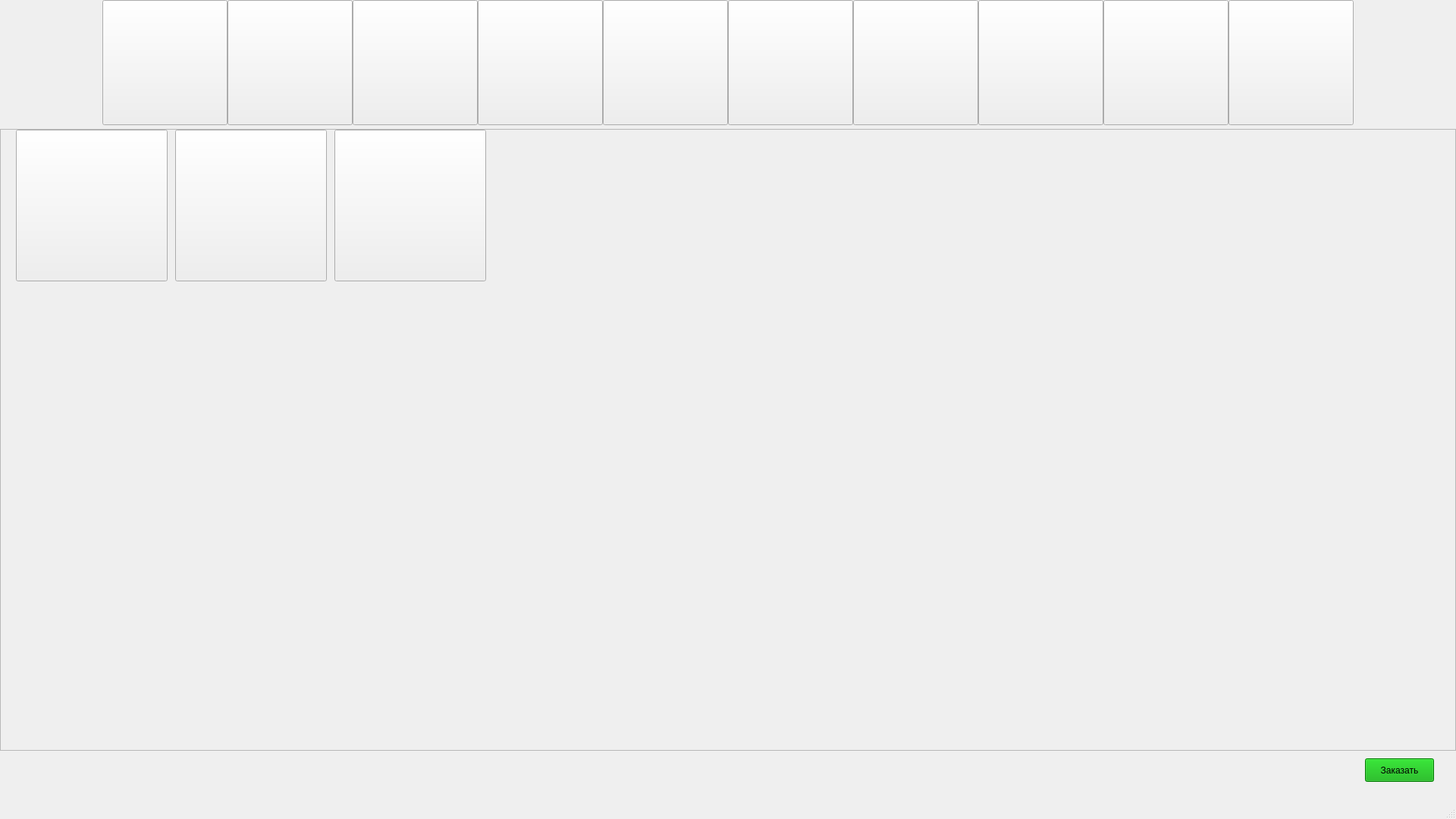
<?xml version="1.0" encoding="UTF-8"?>
<ui version="4.0">
 <class>MainWindow</class>
 <widget class="QMainWindow" name="MainWindow">
  <property name="geometry">
   <rect>
    <x>0</x>
    <y>0</y>
    <width>1920</width>
    <height>1080</height>
   </rect>
  </property>
  <property name="windowTitle">
   <string>MainWindow</string>
  </property>
  <property name="animated">
   <bool>true</bool>
  </property>
  <widget class="QWidget" name="centralwidget">
   <widget class="QPushButton" name="breakfast">
    <property name="geometry">
     <rect>
      <x>135</x>
      <y>0</y>
      <width>165</width>
      <height>165</height>
     </rect>
    </property>
    <property name="text">
     <string/>
    </property>
    <property name="icon">
     <iconset>
      <normaloff>breakfast_300x300 category-panel-left-desktop.jpeg</normaloff>breakfast_300x300 category-panel-left-desktop.jpeg</iconset>
    </property>
    <property name="iconSize">
     <size>
      <width>300</width>
      <height>300</height>
     </size>
    </property>
    <property name="shortcut">
     <string/>
    </property>
    <property name="autoDefault">
     <bool>false</bool>
    </property>
    <property name="default">
     <bool>false</bool>
    </property>
    <property name="flat">
     <bool>false</bool>
    </property>
   </widget>
   <widget class="QPushButton" name="burgers">
    <property name="geometry">
     <rect>
      <x>300</x>
      <y>0</y>
      <width>165</width>
      <height>165</height>
     </rect>
    </property>
    <property name="text">
     <string/>
    </property>
    <property name="icon">
     <iconset>
      <normaloff>burgers_300x300 category-panel-left-desktop.jpeg</normaloff>burgers_300x300 category-panel-left-desktop.jpeg</iconset>
    </property>
    <property name="iconSize">
     <size>
      <width>300</width>
      <height>300</height>
     </size>
    </property>
    <property name="shortcut">
     <string/>
    </property>
    <property name="autoDefault">
     <bool>false</bool>
    </property>
    <property name="default">
     <bool>false</bool>
    </property>
   </widget>
   <widget class="QPushButton" name="ChickenFishSandwiches">
    <property name="geometry">
     <rect>
      <x>465</x>
      <y>0</y>
      <width>165</width>
      <height>165</height>
     </rect>
    </property>
    <property name="text">
     <string/>
    </property>
    <property name="icon">
     <iconset>
      <normaloff>nav_chickenfishsandwiches_160x160 category-panel-left-desktop.jpeg</normaloff>nav_chickenfishsandwiches_160x160 category-panel-left-desktop.jpeg</iconset>
    </property>
    <property name="iconSize">
     <size>
      <width>300</width>
      <height>300</height>
     </size>
    </property>
    <property name="shortcut">
     <string/>
    </property>
    <property name="autoDefault">
     <bool>false</bool>
    </property>
    <property name="default">
     <bool>false</bool>
    </property>
   </widget>
   <widget class="QPushButton" name="McNuggetsAndMeals">
    <property name="geometry">
     <rect>
      <x>630</x>
      <y>0</y>
      <width>165</width>
      <height>165</height>
     </rect>
    </property>
    <property name="text">
     <string/>
    </property>
    <property name="icon">
     <iconset>
      <normaloff>nav_mcnuggetscombo_160x160 category-panel-left-desktop.jpeg</normaloff>nav_mcnuggetscombo_160x160 category-panel-left-desktop.jpeg</iconset>
    </property>
    <property name="iconSize">
     <size>
      <width>300</width>
      <height>300</height>
     </size>
    </property>
    <property name="shortcut">
     <string/>
    </property>
    <property name="autoDefault">
     <bool>false</bool>
    </property>
    <property name="default">
     <bool>false</bool>
    </property>
   </widget>
   <widget class="QPushButton" name="HappyMeal">
    <property name="geometry">
     <rect>
      <x>960</x>
      <y>0</y>
      <width>165</width>
      <height>165</height>
     </rect>
    </property>
    <property name="text">
     <string/>
    </property>
    <property name="icon">
     <iconset>
      <normaloff>nav_happy_meal_160x160 category-panel-left-desktop.jpeg</normaloff>nav_happy_meal_160x160 category-panel-left-desktop.jpeg</iconset>
    </property>
    <property name="iconSize">
     <size>
      <width>300</width>
      <height>300</height>
     </size>
    </property>
    <property name="shortcut">
     <string/>
    </property>
    <property name="autoDefault">
     <bool>false</bool>
    </property>
    <property name="default">
     <bool>false</bool>
    </property>
   </widget>
   <widget class="QPushButton" name="FriesSides">
    <property name="geometry">
     <rect>
      <x>795</x>
      <y>0</y>
      <width>165</width>
      <height>165</height>
     </rect>
    </property>
    <property name="text">
     <string/>
    </property>
    <property name="icon">
     <iconset>
      <normaloff>snacks_sides_300x300 category-panel-left-desktop.jpeg</normaloff>snacks_sides_300x300 category-panel-left-desktop.jpeg</iconset>
    </property>
    <property name="iconSize">
     <size>
      <width>300</width>
      <height>300</height>
     </size>
    </property>
    <property name="shortcut">
     <string/>
    </property>
    <property name="autoDefault">
     <bool>false</bool>
    </property>
    <property name="default">
     <bool>false</bool>
    </property>
   </widget>
   <widget class="QPushButton" name="McCafeCoffees">
    <property name="geometry">
     <rect>
      <x>1125</x>
      <y>0</y>
      <width>165</width>
      <height>165</height>
     </rect>
    </property>
    <property name="text">
     <string/>
    </property>
    <property name="icon">
     <iconset>
      <normaloff>mccafe_300x300 category-panel-left-desktop.jpeg</normaloff>mccafe_300x300 category-panel-left-desktop.jpeg</iconset>
    </property>
    <property name="iconSize">
     <size>
      <width>300</width>
      <height>300</height>
     </size>
    </property>
    <property name="shortcut">
     <string/>
    </property>
    <property name="autoDefault">
     <bool>false</bool>
    </property>
    <property name="default">
     <bool>false</bool>
    </property>
   </widget>
   <widget class="QPushButton" name="McCafeBakery">
    <property name="geometry">
     <rect>
      <x>1290</x>
      <y>0</y>
      <width>165</width>
      <height>165</height>
     </rect>
    </property>
    <property name="text">
     <string/>
    </property>
    <property name="icon">
     <iconset>
      <normaloff>Menu_LeftRail_mcd-160x160 category-panel-left-desktop.jpeg</normaloff>Menu_LeftRail_mcd-160x160 category-panel-left-desktop.jpeg</iconset>
    </property>
    <property name="iconSize">
     <size>
      <width>300</width>
      <height>300</height>
     </size>
    </property>
    <property name="shortcut">
     <string/>
    </property>
    <property name="autoDefault">
     <bool>false</bool>
    </property>
    <property name="default">
     <bool>false</bool>
    </property>
   </widget>
   <widget class="QPushButton" name="SweetsTreats">
    <property name="geometry">
     <rect>
      <x>1455</x>
      <y>0</y>
      <width>165</width>
      <height>165</height>
     </rect>
    </property>
    <property name="text">
     <string/>
    </property>
    <property name="icon">
     <iconset>
      <normaloff>desserts_shakes_300x300 category-panel-left-desktop.jpeg</normaloff>desserts_shakes_300x300 category-panel-left-desktop.jpeg</iconset>
    </property>
    <property name="iconSize">
     <size>
      <width>300</width>
      <height>300</height>
     </size>
    </property>
    <property name="shortcut">
     <string/>
    </property>
    <property name="autoDefault">
     <bool>false</bool>
    </property>
    <property name="default">
     <bool>false</bool>
    </property>
   </widget>
   <widget class="QPushButton" name="beverages">
    <property name="geometry">
     <rect>
      <x>1620</x>
      <y>0</y>
      <width>165</width>
      <height>165</height>
     </rect>
    </property>
    <property name="text">
     <string/>
    </property>
    <property name="icon">
     <iconset>
      <normaloff>drinks_300x300 category-panel-left-desktop.jpeg</normaloff>drinks_300x300 category-panel-left-desktop.jpeg</iconset>
    </property>
    <property name="iconSize">
     <size>
      <width>300</width>
      <height>300</height>
     </size>
    </property>
    <property name="shortcut">
     <string/>
    </property>
    <property name="autoDefault">
     <bool>false</bool>
    </property>
    <property name="default">
     <bool>false</bool>
    </property>
   </widget>
   <widget class="QScrollArea" name="scrollArea">
    <property name="geometry">
     <rect>
      <x>0</x>
      <y>170</y>
      <width>1920</width>
      <height>820</height>
     </rect>
    </property>
    <property name="widgetResizable">
     <bool>true</bool>
    </property>
    <widget class="QWidget" name="scrollAreaWidgetContents">
     <property name="geometry">
      <rect>
       <x>0</x>
       <y>0</y>
       <width>1918</width>
       <height>818</height>
      </rect>
     </property>
     <widget class="QPushButton" name="AppleFritter">
      <property name="geometry">
       <rect>
        <x>20</x>
        <y>0</y>
        <width>200</width>
        <height>200</height>
       </rect>
      </property>
      <property name="text">
       <string notr="true"/>
      </property>
      <property name="icon">
       <iconset>
        <normaloff>t-apple-fritter-bakery 1-4-product-tile-desktop.jpeg</normaloff>t-apple-fritter-bakery 1-4-product-tile-desktop.jpeg</iconset>
      </property>
      <property name="iconSize">
       <size>
        <width>200</width>
        <height>200</height>
       </size>
      </property>
     </widget>
     <widget class="QPushButton" name="CinnamonRollWithCreamCheeseIcing">
      <property name="geometry">
       <rect>
        <x>440</x>
        <y>0</y>
        <width>200</width>
        <height>200</height>
       </rect>
      </property>
      <property name="text">
       <string notr="true"/>
      </property>
      <property name="icon">
       <iconset>
        <normaloff>t-cinnamon-roll-mcbakery 1-4-product-tile-desktop.jpeg</normaloff>t-cinnamon-roll-mcbakery 1-4-product-tile-desktop.jpeg</iconset>
      </property>
      <property name="iconSize">
       <size>
        <width>200</width>
        <height>200</height>
       </size>
      </property>
     </widget>
     <widget class="QPushButton" name="BlueberryMuffin">
      <property name="geometry">
       <rect>
        <x>230</x>
        <y>0</y>
        <width>200</width>
        <height>200</height>
       </rect>
      </property>
      <property name="text">
       <string notr="true"/>
      </property>
      <property name="icon">
       <iconset>
        <normaloff>t-blueberry-muffin-bakery-mcd 1-4-product-tile-desktop.jpeg</normaloff>t-blueberry-muffin-bakery-mcd 1-4-product-tile-desktop.jpeg</iconset>
      </property>
      <property name="iconSize">
       <size>
        <width>200</width>
        <height>200</height>
       </size>
      </property>
     </widget>
    </widget>
   </widget>
   <widget class="QPushButton" name="buy">
    <property name="geometry">
     <rect>
      <x>1800</x>
      <y>1000</y>
      <width>91</width>
      <height>31</height>
     </rect>
    </property>
    <property name="styleSheet">
     <string notr="true">background-color: rgb(0, 170, 0)</string>
    </property>
    <property name="text">
     <string>Заказать</string>
    </property>
   </widget>
  </widget>
  <widget class="QMenuBar" name="menubar">
   <property name="geometry">
    <rect>
     <x>0</x>
     <y>0</y>
     <width>1920</width>
     <height>21</height>
    </rect>
   </property>
  </widget>
  <widget class="QStatusBar" name="statusbar"/>
 </widget>
 <resources/>
 <connections/>
</ui>
